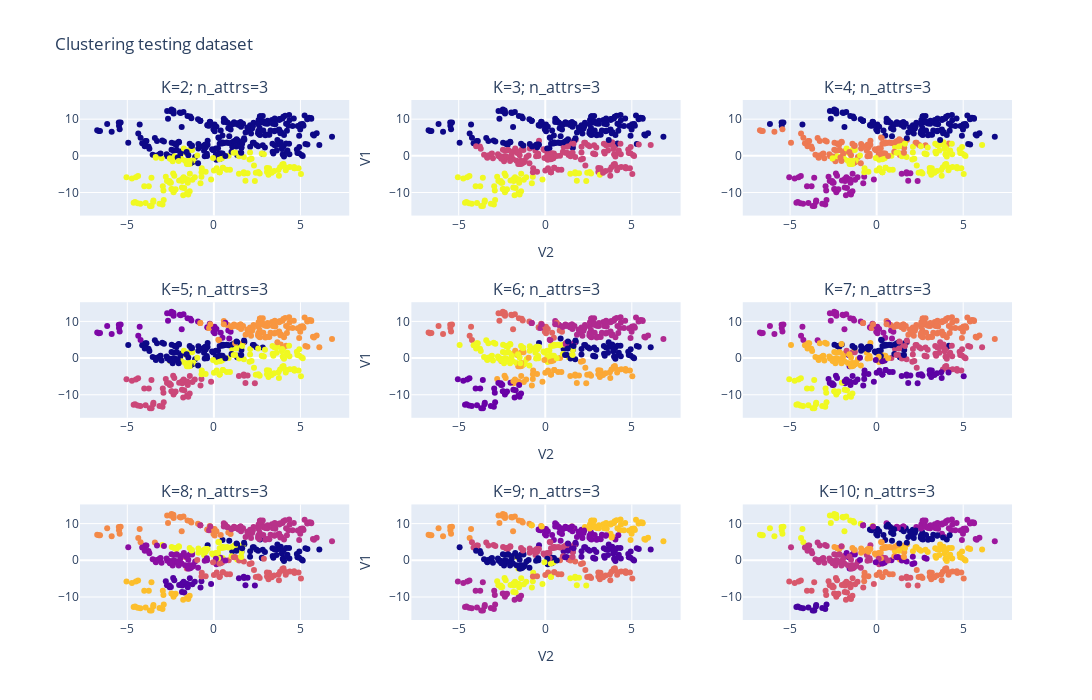

Notebook code for this chart:
### Markdown cell above
## Testing data

### Code cell
k_list, n_attrs_list, inertia_list, ss_list, f1_list, labels_list = [],[],[],[],[],[]
attributes = X.columns.to_list()

n_clusters = 10
nrows=3
ncols=3

fig = make_subplots(rows=nrows, cols=ncols, 
                    # row_width=[10]*nrows,
                    # row_heights=[10]*nrows,
                    subplot_titles=[f"K={k}; n_attrs=3" for k in range(2,n_clusters+1)]
                    )


row = 1
col = 1
print("Testing dataset")
for n_k in range(2,n_clusters+1):
    print(f"K= {n_k}")
    for num_attrs in range(3,len(attributes)): # fixed 3 attributes most relevant
        attrs = attributes[:num_attrs]
        kmeans = KMeans(n_clusters=n_k, n_init=10, random_state=0, max_iter=100).fit(Xtrain[attrs])
        inertia = np.round(kmeans.inertia_,2)

        # predict and evaluate labels on test set
        labels = kmeans.predict(Xval[attrs])
        ss = np.round(silhouette_score(Xval[attrs], labels),2)
        f_measure = np.round(f1_score(yval-1, labels, average='macro'),2) # -1 hard mapping
        
        print(f"Number of attrs= {num_attrs}; Inertia= {inertia}; Silhouette score= {ss}; F1 score= {f_measure}")
        
        # Using just two attributes for visualization purpose
        fig.add_trace(go.Scatter(
            x=Xval['V1'],
            y=Xval['V2'],
            mode='markers',
            marker_color=labels
        ),row=row, col=col)
        fig.update_yaxes(title_text="V1", row=row, col=num_attrs-1)
        fig.update_xaxes(title_text="V2", row=row, col=num_attrs-1)
        
        col += 1
        if col > 3:
            row +=1
            col = 1


        k_list.append(n_k)
        n_attrs_list.append(num_attrs)
        inertia_list.append(inertia)
        ss_list.append(ss)
        f1_list.append(f_measure)
        labels_list.append(labels)

    print("")

fig.update_layout(width=1250,
                  height=700,
                  showlegend=False,
                  title_text="Clustering testing dataset")
fig.show()

df_test_results = pd.DataFrame(data={'n_clusters':k_list,
                                'number_of_attributes':n_attrs_list,
                                'kmean_inertia':inertia_list,
                                'silhouette_score':ss_list,
                                'f1_score':f1_list})

### Figure 1 — Plotly figure (JSON) as saved in the notebook; plotly's stock layout.template omitted (floating-point values rounded to 4 significant figures; data arrays with more than 128 entries replaced by an {"elided": "..."} marker saying what was removed)
{"data": [{"marker": {"color": {"elided": "412 int values"}}, "mode": "markers", "type": "scatter", "x": {"elided": "412 float values"}, "xaxis": "x", "y": {"elided": "412 float values"}, "yaxis": "y"}, {"marker": {"color": {"elided": "412 int values"}}, "mode": "markers", "type": "scatter", "x": {"elided": "412 float values"}, "xaxis": "x2", "y": {"elided": "412 float values"}, "yaxis": "y2"}, {"marker": {"color": {"elided": "412 int values"}}, "mode": "markers", "type": "scatter", "x": {"elided": "412 float values"}, "xaxis": "x3", "y": {"elided": "412 float values"}, "yaxis": "y3"}, {"marker": {"color": {"elided": "412 int values"}}, "mode": "markers", "type": "scatter", "x": {"elided": "412 float values"}, "xaxis": "x4", "y": {"elided": "412 float values"}, "yaxis": "y4"}, {"marker": {"color": {"elided": "412 int values"}}, "mode": "markers", "type": "scatter", "x": {"elided": "412 float values"}, "xaxis": "x5", "y": {"elided": "412 float values"}, "yaxis": "y5"}, {"marker": {"color": {"elided": "412 int values"}}, "mode": "markers", "type": "scatter", "x": {"elided": "412 float values"}, "xaxis": "x6", "y": {"elided": "412 float values"}, "yaxis": "y6"}, {"marker": {"color": {"elided": "412 int values"}}, "mode": "markers", "type": "scatter", "x": {"elided": "412 float values"}, "xaxis": "x7", "y": {"elided": "412 float values"}, "yaxis": "y7"}, {"marker": {"color": {"elided": "412 int values"}}, "mode": "markers", "type": "scatter", "x": {"elided": "412 float values"}, "xaxis": "x8", "y": {"elided": "412 float values"}, "yaxis": "y8"}, {"marker": {"color": {"elided": "412 int values"}}, "mode": "markers", "type": "scatter", "x": {"elided": "412 float values"}, "xaxis": "x9", "y": {"elided": "412 float values"}, "yaxis": "y9"}], "layout": {"annotations": [{"font": {"size": 16}, "showarrow": false, "text": "K=2; n_attrs=3", "x": 0.1444, "xanchor": "center", "xref": "paper", "y": 1, "yanchor": "bottom", "yref": "paper"}, {"font": {"size": 16}, "showarrow": false, "text": "K=3; n_attrs=3", "x": 0.5, "xanchor": "center", "xref": "paper", "y": 1, "yanchor": "bottom", "yref": "paper"}, {"font": {"size": 16}, "showarrow": false, "text": "K=4; n_attrs=3", "x": 0.8556, "xanchor": "center", "xref": "paper", "y": 1, "yanchor": "bottom", "yref": "paper"}, {"font": {"size": 16}, "showarrow": false, "text": "K=5; n_attrs=3", "x": 0.1444, "xanchor": "center", "xref": "paper", "y": 0.6111, "yanchor": "bottom", "yref": "paper"}, {"font": {"size": 16}, "showarrow": false, "text": "K=6; n_attrs=3", "x": 0.5, "xanchor": "center", "xref": "paper", "y": 0.6111, "yanchor": "bottom", "yref": "paper"}, {"font": {"size": 16}, "showarrow": false, "text": "K=7; n_attrs=3", "x": 0.8556, "xanchor": "center", "xref": "paper", "y": 0.6111, "yanchor": "bottom", "yref": "paper"}, {"font": {"size": 16}, "showarrow": false, "text": "K=8; n_attrs=3", "x": 0.1444, "xanchor": "center", "xref": "paper", "y": 0.2222, "yanchor": "bottom", "yref": "paper"}, {"font": {"size": 16}, "showarrow": false, "text": "K=9; n_attrs=3", "x": 0.5, "xanchor": "center", "xref": "paper", "y": 0.2222, "yanchor": "bottom", "yref": "paper"}, {"font": {"size": 16}, "showarrow": false, "text": "K=10; n_attrs=3", "x": 0.8556, "xanchor": "center", "xref": "paper", "y": 0.2222, "yanchor": "bottom", "yref": "paper"}], "height": 700, "showlegend": false, "title": {"text": "Clustering testing dataset"}, "width": 1250, "xaxis": {"anchor": "y", "domain": [0, 0.2889]}, "xaxis2": {"anchor": "y2", "domain": [0.3556, 0.6444], "title": {"text": "V2"}}, "xaxis3": {"anchor": "y3", "domain": [0.7111, 1]}, "xaxis4": {"anchor": "y4", "domain": [0, 0.2889]}, "xaxis5": {"anchor": "y5", "domain": [0.3556, 0.6444], "title": {"text": "V2"}}, "xaxis6": {"anchor": "y6", "domain": [0.7111, 1]}, "xaxis7": {"anchor": "y7", "domain": [0, 0.2889]}, "xaxis8": {"anchor": "y8", "domain": [0.3556, 0.6444], "title": {"text": "V2"}}, "xaxis9": {"anchor": "y9", "domain": [0.7111, 1]}, "yaxis": {"anchor": "x", "domain": [0.7778, 1]}, "yaxis2": {"anchor": "x2", "domain": [0.7778, 1], "title": {"text": "V1"}}, "yaxis3": {"anchor": "x3", "domain": [0.7778, 1]}, "yaxis4": {"anchor": "x4", "domain": [0.3889, 0.6111]}, "yaxis5": {"anchor": "x5", "domain": [0.3889, 0.6111], "title": {"text": "V1"}}, "yaxis6": {"anchor": "x6", "domain": [0.3889, 0.6111]}, "yaxis7": {"anchor": "x7", "domain": [0, 0.2222]}, "yaxis8": {"anchor": "x8", "domain": [0, 0.2222], "title": {"text": "V1"}}, "yaxis9": {"anchor": "x9", "domain": [0, 0.2222]}}}
